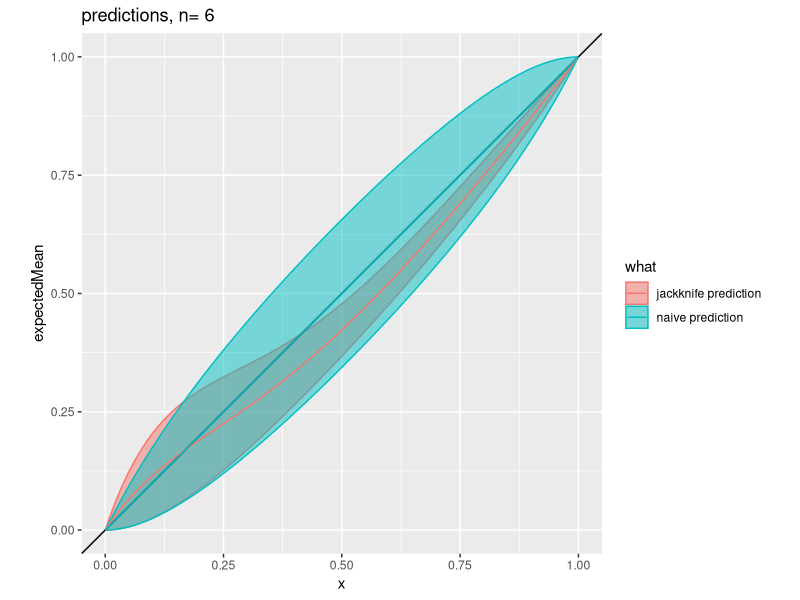
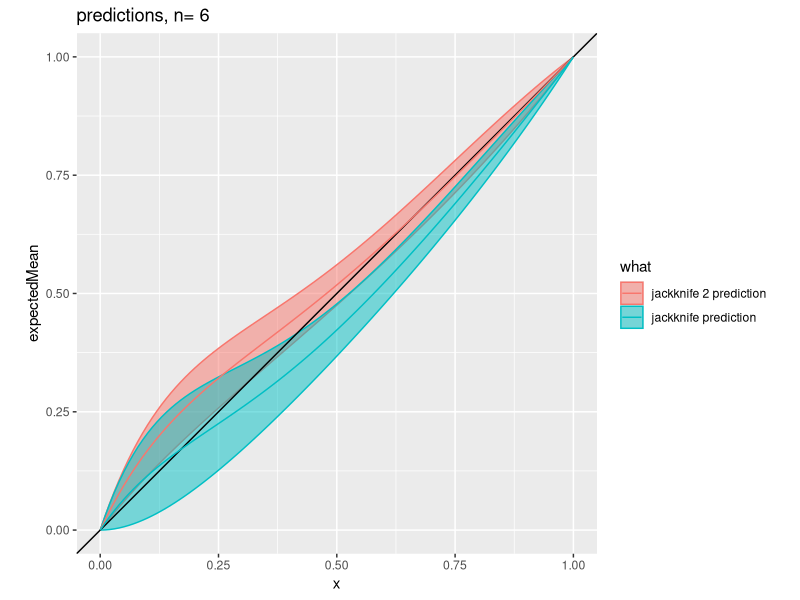
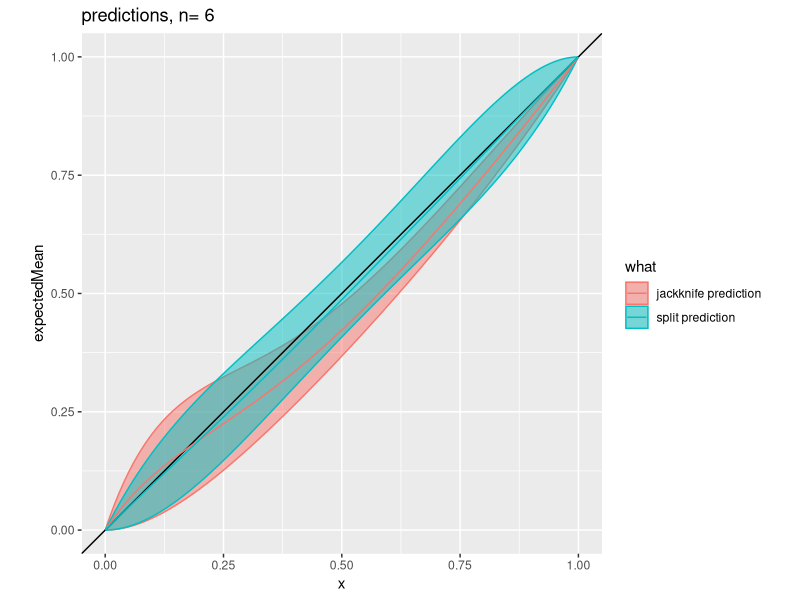
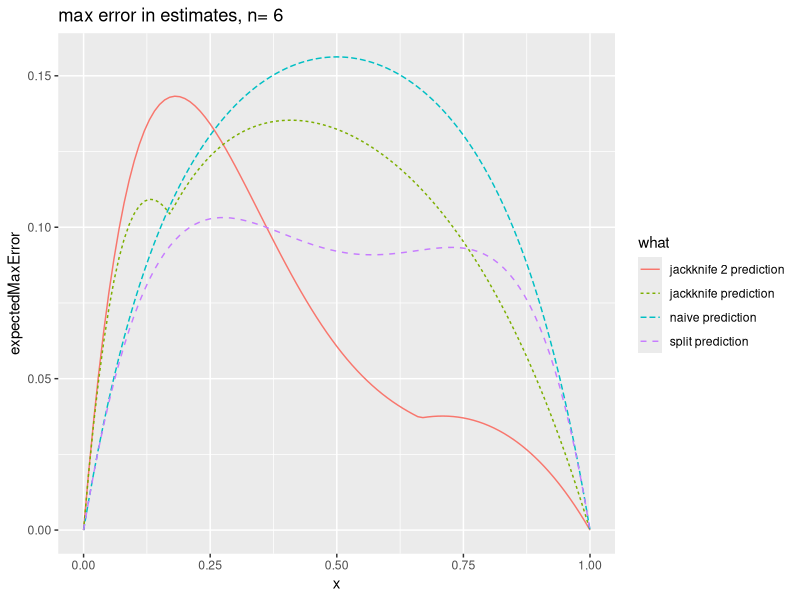
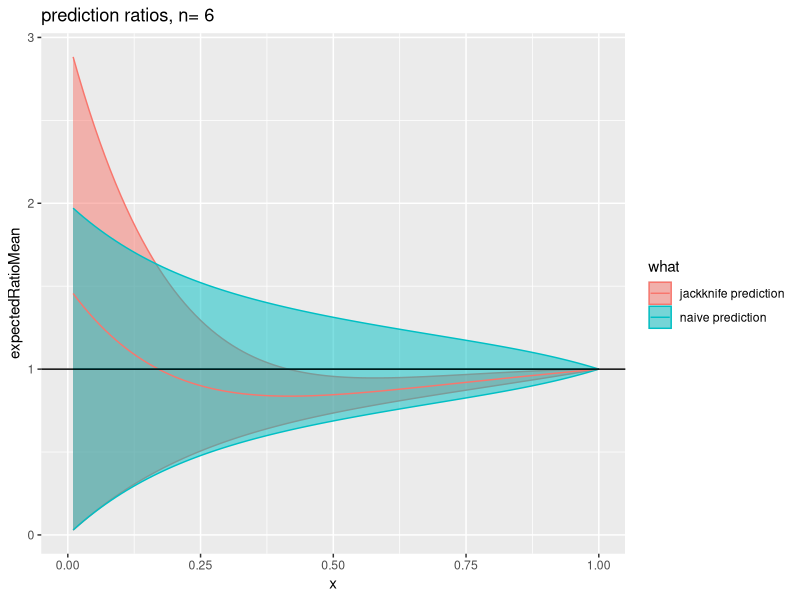
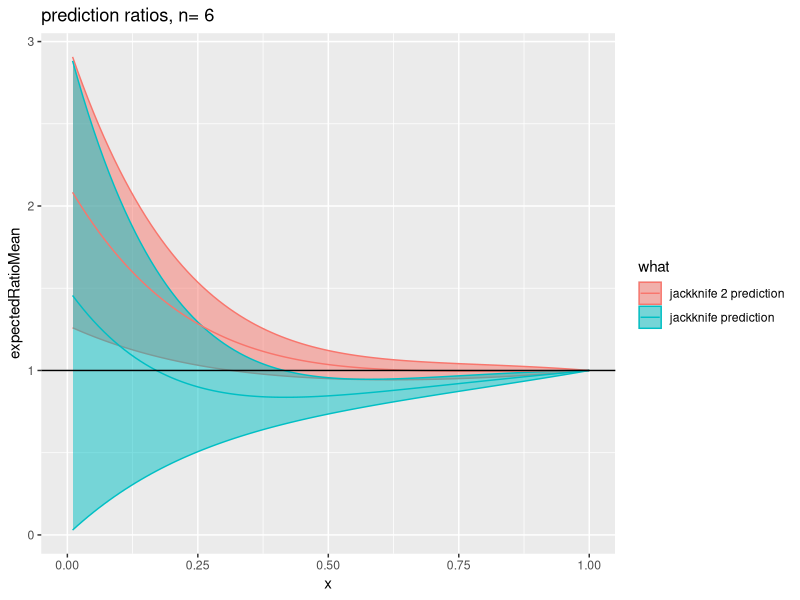
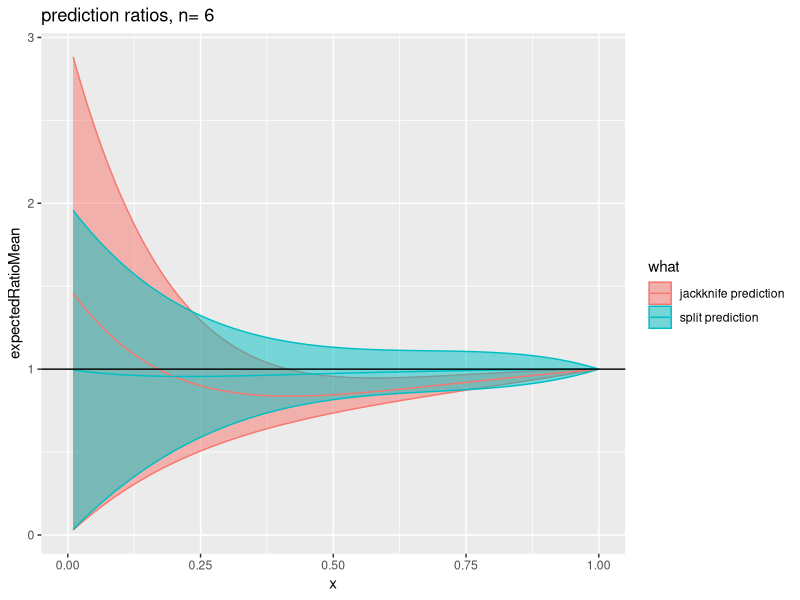
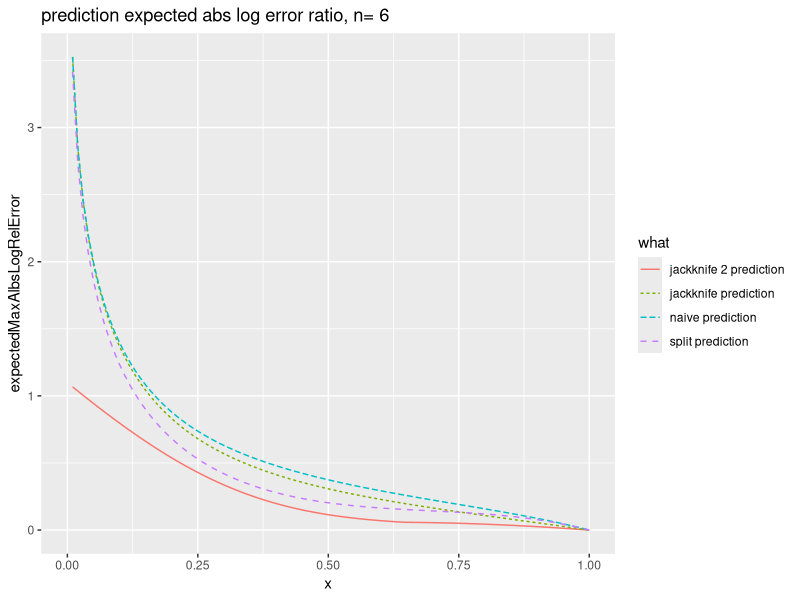

Write R code to recreate these figures, in order.
## ---- chunk 1
set.seed(23225)
k <- 2   # number of groups, we are going to use group id to predict y
gGroups <- paste('g',1:k,sep='')
d <- data.frame(group=rep(gGroups,3),
                y=NA,
                stringsAsFactors=FALSE)
print(d)

n <- nrow(d)
print(n)

dTest <- data.frame(group=gGroups,
                    stringsAsFactors=FALSE)
print(dTest)
## ---- chunk 2
library('polynom')
library('ggplot2')



#' compute the direct expected value of y per group
#'
#' @param d data frame with y and group columns
#' @return named vector with grouped y-means
empiricalEst <- function(d) {
  d$one <- 1.0
  num <- aggregate(y~group,data=d,FUN=sum)
  den <- aggregate(one~group,data=d,FUN=sum)
  if(!all(all.equal(num$group,den$group)==TRUE)) {
    stop("name mismatch")
  }
  est <- num$y/den$one
  names(est) <- num$group
  est
}

#' compute the jackknifed expected value of y per group
#'
#' @param d data frame with y and group columns
#' @param jackDenom denominator of current observation to pull off in estimate, 1 is standard jackknife, 2 is one half jackknife
#' @return named vector with jackknifed grouped y-means
jackknifeEst <- function(d,jackDenom) {
  d$one <- 1.0
  num <- aggregate(y~group,data=d,FUN=sum)
  numM <- num$y
  names(numM) <- num$group
  numV <- numM[d$group]
  den <- aggregate(one~group,data=d,FUN=sum)
  denM <- den$one
  names(denM) <- den$group
  denV <- denM[d$group]
  if(!all(all.equal(num$group,den$group)==TRUE)) {
    stop("name mismatch")
  }
  v <- as.numeric((numV-d$y/jackDenom)/(denV-1/jackDenom))
  v[is.na(v)|is.infinite(v)|is.nan(v)] <- 0
  v
}

#' Fit a glm() on top of the dEstimate column to the d$y column, then apply this model to dTest
#'
#' Simulates the second stage of a 2-stage modeling process.
#' @param d data frame with y column
#' @param dEst numeric with one sub-model prediction per row of d
#' @param dTest frame to score on has group and est columns
#' @return dTest predictions
estimateExpectedPrediction <- function(d,dEst,dTest) {
  # catch cases unsafe for glm
  if(all(d$y) || all(!d$y) || 
     ((max(dEst)-min(dEst))<=1.0e-5)) {
    return(dTest$est)
  }
  d$est <- dEst
  m <- glm(y~0+est,data=d,family=binomial(link='logit'))
  predict(m,newdata=dTest,type='response')
}


naiveModel <- function(d,dTest) {
  as.numeric(empiricalEst(d)[dTest$group])
}

jackknifeModel <- function(d,dTest) {
  estimateExpectedPrediction(d,jackknifeEst(d,1),dTest)
}

jackknifeModel2 <- function(d,dTest) {
  estimateExpectedPrediction(d,jackknifeEst(d,2),dTest)
}

#' Split train nested model.  Assumes design can be split in half
#'
#' Simulates the second stage of a 2-stage modeling process.
#' @param d data frame with y column and group column
#' @param dTest frame to score on has group and est columns
#' @return dTest predictions
splitEstimateExpectedPrediction <- function(d,dTest) {
  isA <- logical(nrow(d))
  isA[seq_len(floor(nrow(d)/2))] <- TRUE
  dA <- d[isA,]
  dB <- d[!isA,]
  if(!all(all.equal(sort(unique(dA$group)),
                    sort(unique(dB$group)))==TRUE)) {
    stop("bad split")
  }
  dB$est <- empiricalEst(dA)[dB$group]
  # catch cases unsafe for glm
  if(all(dB$y) || all(!dB$y) || 
     ((max(dB$est)-min(dB$est))<=1.0e-5)) {
    return(dTest$est)
  }
  m <- glm(y~0+est,data=dB,family=binomial(link='logit'))
  predict(m,newdata=dTest,type='response')
}




#' evaluate a strategy by returning summary statistics
#'
#' @param d training data frame
#' @param dTest evaluation data frame
#' @param strat strategy to apply
#' @param what name of strategy
#' @return scores
evalModelingStrategy <- function(d,dTest,strat,what) {
  predExpectedMin <- 0
  predExpectedMean <- 0
  predExpectedMax <- 0
  probOn <- polynomial(c(0,1))  # polnomial x representing chance of y=TRUE
  # run through each possible realization of the training outcome
  # vector y.  Each situation is weigthed by the probability of 
  # seeing this y-vector (though the outcomes in the situation
  # are conditionally indpendent of this unknown probabilty 
  # given the realized y).
  ys <- expand.grid( rep( list(0:1), n))==1
  for(ii in seq_len(nrow(ys))) {
    y <- as.logical(ys[ii,])
    d$y <- y
    py <- probOn^(sum(y))*(1-probOn)^(length(y)-sum(y))
    dTest$est <- as.numeric(empiricalEst(d)[dTest$group])
    pred <- strat(d,dTest)
    predExpectedMin <- predExpectedMin + min(pred)*py
    predExpectedMean <- predExpectedMean + mean(pred)*py
    predExpectedMax <- predExpectedMax + max(pred)*py
  }
  x <- seq(0,1,by=0.01)
  plotD <- data.frame(x=x,
                      what=what,
                      expectedMin=as.function(predExpectedMin)(x),
                      expectedMean=as.function(predExpectedMean)(x),
                      expectedMax=as.function(predExpectedMax)(x),
                      stringsAsFactors = FALSE)
  plotD$expectedRatioMin <- plotD$expectedMin/plotD$x
  plotD$expectedRatioMean <- plotD$expectedMean/plotD$x
  plotD$expectedRatioMax <- plotD$expectedMax/plotD$x
  list(
    plotD=plotD,
    predExpectedMin=predExpectedMin,
    predExpectedMean=predExpectedMean,
    predExpectedMax=predExpectedMax
  )
}




plotD2 <- evalModelingStrategy(d,dTest,naiveModel,
                               'naive prediction')$plotD
plotD3 <-  evalModelingStrategy(d,dTest,jackknifeModel,
                                'jackknife prediction')$plotD
plotD4 <-  evalModelingStrategy(d,dTest,jackknifeModel2,
                                'jackknife 2 prediction')$plotD
plotD5 <- evalModelingStrategy(d,dTest,splitEstimateExpectedPrediction,
                               'split prediction')$plotD

ggplot(data=rbind(plotD2,plotD3),mapping=aes(x=x,
                                             y=expectedMean,
                                             ymin=expectedMin,ymax=expectedMax,
                              color=what,fill=what)) +
  geom_ribbon(alpha=0.5) +
  geom_abline() + 
  geom_line() +
  coord_fixed() +
  ggtitle(paste('predictions, n=',n))

ggplot(data=rbind(plotD3,plotD4),
       mapping=aes(x=x,
                   y=expectedMean,
                   ymin=expectedMin,ymax=expectedMax,
                              color=what,fill=what)) +
  geom_ribbon(alpha=0.5) +
  geom_abline() + 
  geom_line() +
  coord_fixed() +
  ggtitle(paste('predictions, n=',n))

ggplot(data=rbind(plotD3,plotD5),
       mapping=aes(x=x,
                   y=expectedMean,
                   ymin=expectedMin,ymax=expectedMax,
                              color=what,fill=what)) +
  geom_ribbon(alpha=0.5) +
  geom_abline() + 
  geom_line() +
  coord_fixed() +
  ggtitle(paste('predictions, n=',n))

plotDA <- rbind(plotD2,plotD3,plotD4,plotD5)
plotDA$expectedMaxError <- pmax(abs(plotDA$x-plotDA$expectedMin),
                               abs(plotDA$expectedMax-plotDA$x))
ggplot(data=plotDA,mapping=aes(x=x,y=expectedMaxError,
                              color=what,fill=what,linetype=what)) +
  geom_line() +
  ggtitle(paste('max error in estimates, n=',n))



ggplot(data=rbind(plotD2,plotD3),
       mapping=aes(x=x,
                   y=expectedRatioMean,
                   ymin=expectedRatioMin,ymax=expectedRatioMax,
                   color=what,fill=what)) +
  geom_ribbon(alpha=0.5) +
  geom_line() + 
  geom_hline(yintercept=1) +
  ggtitle(paste('prediction ratios, n=',n))

ggplot(data=rbind(plotD3,plotD4),
       mapping=aes(x=x,
                   y=expectedRatioMean,
                   ymin=expectedRatioMin,ymax=expectedRatioMax,
                   color=what,fill=what)) +
  geom_ribbon(alpha=0.5) +
  geom_line() +
  geom_hline(yintercept=1) +
  ggtitle(paste('prediction ratios, n=',n))

ggplot(data=rbind(plotD3,plotD5),
       mapping=aes(x=x,
                   y=expectedRatioMean,
                   ymin=expectedRatioMin,ymax=expectedRatioMax,
                   color=what,fill=what)) +
  geom_ribbon(alpha=0.5) +
  geom_line() +
  geom_hline(yintercept=1) +
  ggtitle(paste('prediction ratios, n=',n))

plotDA <- rbind(plotD2,plotD3,plotD4,plotD5)
plotDA$expectedMaxAlbsLogRelError <- pmax(abs(log(plotDA$expectedRatioMin)),
                               abs(log(plotDA$expectedRatioMax)))
ggplot(data=plotDA,
       mapping=aes(x=x,
                   y=expectedMaxAlbsLogRelError,
                   color=what,fill=what,linetype=what)) +
  geom_line() +
  ggtitle(paste('prediction expected abs log error ratio, n=',n))
